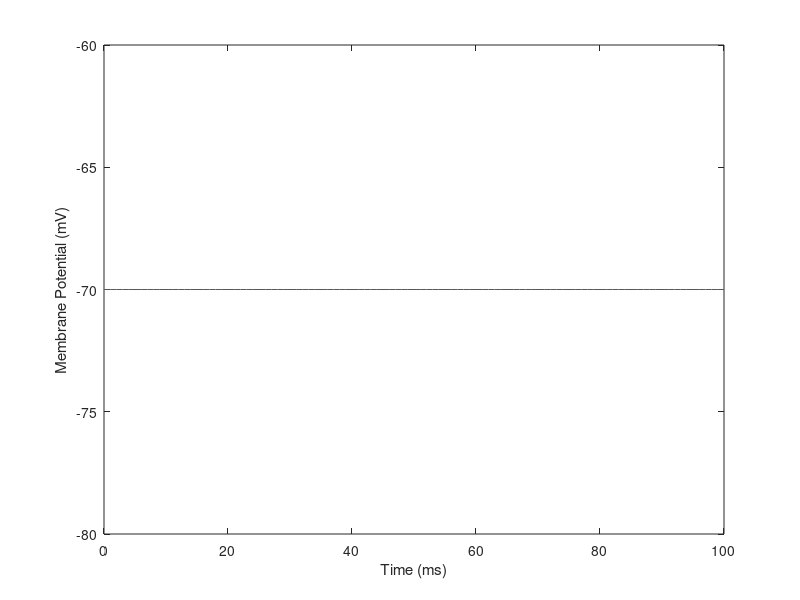
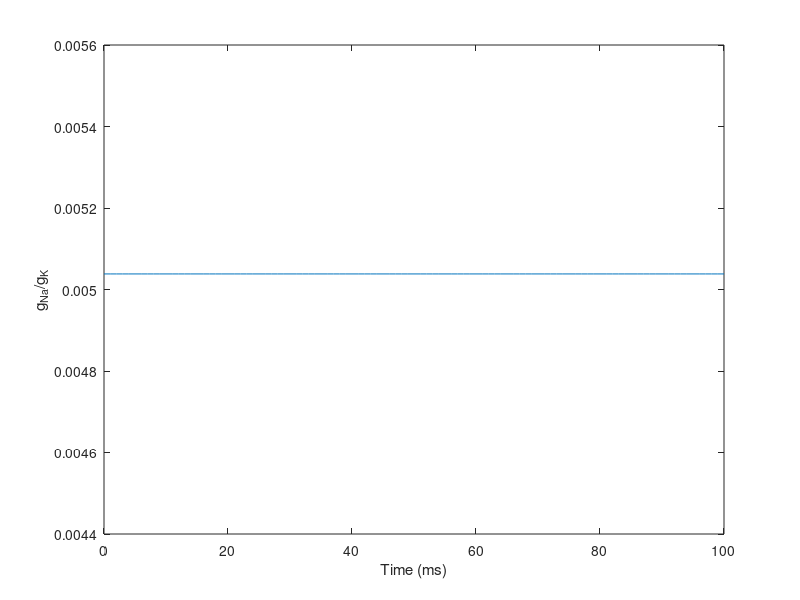

The MATLAB script that drew these images, in order: (Note: this script raises an error after producing the figures.)
clear all
close all
clc

% simulation parameters
t = 0:100; %ms

% constants
gbar_K = 36;
gbar_Na = 120;
gbar_L = 0.3;
E_K = -12;
E_Na = 115;
E_L = 10.6;
V_rest = -70;
C_m = .001;

%% steady-state
% plot resting membrane potential
V_m(1:101) = V_rest;
figure(1)
plot(t,V_m)
xlabel('Time (ms)')
ylabel('Membrane Potential (mV)')

% calculate gating variables at rest
a_m = .1*((25-V_rest)/exp((25-V_rest)/10-1));
B_m = 4*exp(-V_rest/18);
a_n = .01*((10-V_rest)/(exp((10-V_rest)/10)-1));
B_n = .125*exp(-V_rest/80);
a_h = .07*exp(-V_rest/20);
B_h = 1/(exp((30-V_rest)/10)+1);

m_0 = a_m/(a_m+B_m);
n_0 = a_n/(a_n+B_n);
h_0 = a_h/(a_h+B_h);

% calculate g_Na, g_K, & g_Na/g_K ratio
g_Na = m_0^3*gbar_Na*h_0;
g_K = n_0^4*gbar_K;
r(1:101) = g_Na/g_K;

% plot g_Na/g_K ratio
figure(2)
plot(t,r)
xlabel('Time (ms)')
ylabel('g_{Na}/g_K')

%% step pulse stimulation
% initialization
I = .005;
t_s = .5;

% calculate resting currents
I_K = g_K*(V_rest-E_K);
I_Na = g_Na*(V_rest-E_Na);
I_L = -(I_K+I_Na);
I_ion = 0-I_K-I_Na-I_L;

% gating variables
a_m = .1*((25-V_rest)/exp((25-V_rest)/10-1));
B_m = 4*exp(-V_rest/18);
a_n = .01*((10-V_rest)/(exp((10-V_rest)/10)-1));
B_n = .125*exp(-V_rest/80);
a_h = .07*exp(-V_rest/20);
B_h = 1/(exp((30-V_rest)/10)+1);

% calculate probabilities of subunits being open
m = (-a_m/(a_m+B_m))*exp(t_s*(-a_m-B_m))+(a_m/(a_m+B_m));
n = (-a_n/(a_n+B_n))*exp(t_s*(-a_n-B_n))+(a_n/(a_n+B_n));
h = (-a_h/(a_h+B_h))*exp(t_s*(-a_h-B_h))+(a_h/(a_h+B_h));

% determine currents
I_Na = m^3*gbar_Na*h*(V_m-E_Na);
I_K = n^4*gbar_K*(V_m-E_K);
I_L = g_L*(V_m-E_L);
I_ion = I-I_K-I_Na-I_L;

% determine membrane potential
V_m = .5*I_ion/C_m;

%% constant stimulation
% determine currents
I_Na = m^3*gbar_Na*h*(V_m-E_Na);
I_K = n^4*gbar_K*(V_m-E_K);
I_L = gbar_L*(V_m-E_L);
I_ion(1:100) = .001-I_K-I_Na-I_L;
